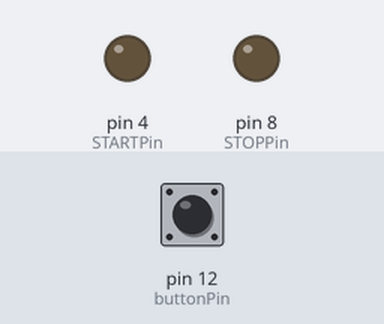
Simulated run of this sketch. Board: Arduino Uno, built with avr-gcc and run on an emulated ATmega328P. On the bench: output pins drawn as LEDs (lit = HIGH). The inputs (shaded band) are chosen by the test bench; at power-on: pin 12 (buttonPin) HIGH.

Above: at 1.3 s.
1.4 s: pin 12 (buttonPin) pulled LOW for 0.3 s
At 2.8 s:
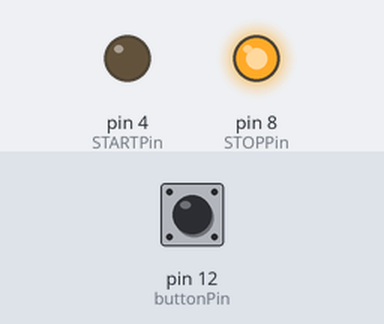
4.7 s: pin 12 (buttonPin) pulled LOW for 1 s
At 5.0 s:
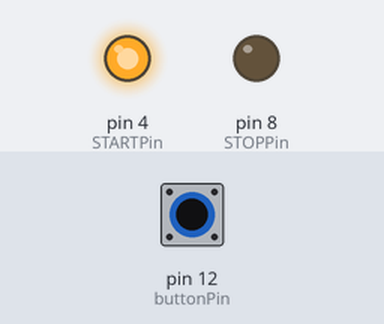
7.2 s: pin 12 (buttonPin) pulled LOW for 3.2 s
At 7.9 s:
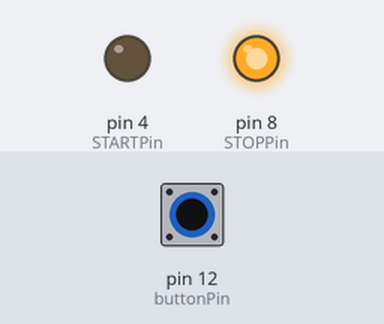
Timing chart, 0 to 10.8 s (numbered marks = the images above; inputs shaded):
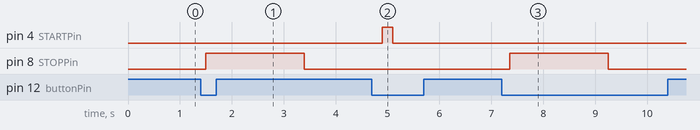

The sketch:

Ram-5500-PTO_start-stop.ino
```cpp
int STOPPin=8;
int STARTPin=4;
int buttonPin=12;
int buttonRead;
int dt=250;
int dstop=1900;
int dstart=200;
int LEDState=0;
int buttonNew;
int buttonOld=0;


void setup() {
  // put your setup code here, to run once:
pinMode(STARTPin, OUTPUT);
pinMode(STOPPin, OUTPUT);
pinMode(buttonPin, INPUT);
}

void loop() {
  // put your main code here, to run repeatedly:
digitalWrite(STOPPin, LOW);
digitalWrite(STARTPin, LOW);
buttonNew=digitalRead(buttonPin);

if(buttonOld==1 && buttonNew==0){
  if (LEDState==0) {
    digitalWrite(STOPPin, HIGH);
    delay(dstop);
    digitalWrite(STOPPin, LOW);


    LEDState=1;
  }
  else{
    digitalWrite(STARTPin, HIGH);
    delay(dstart);
    digitalWrite(STARTPin, LOW);

    LEDState=0;
  }
}
buttonOld=buttonNew;
delay(dt);
}
```

Measured:
- after the input at 1.4 s, pin 8 (STOPPin): LOW → HIGH after 0.10 s, → LOW 1.9 s later
- after the input at 4.7 s, pin 4 (STARTPin): LOW → HIGH after 0.20 s, → LOW 0.20 s later
- after the input at 7.2 s, pin 8 (STOPPin): LOW → HIGH after 0.15 s, → LOW 1.9 s later
